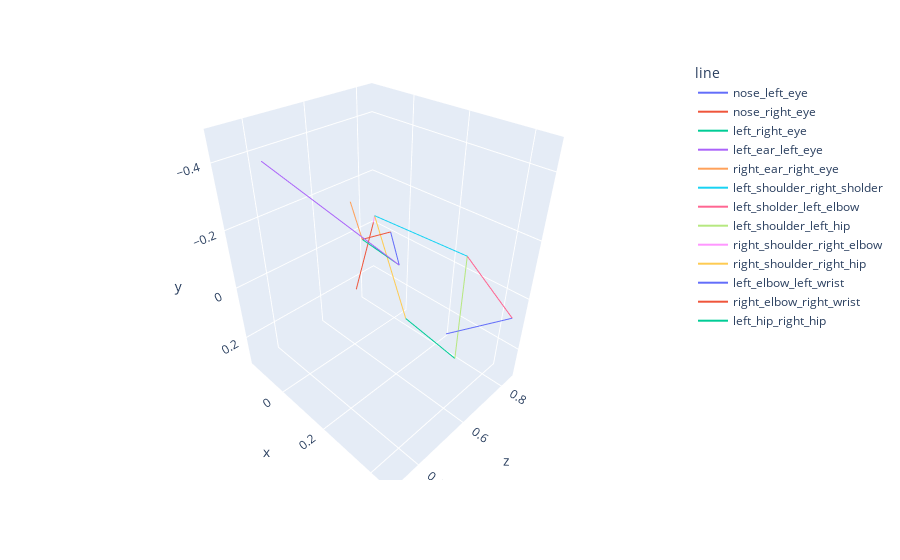

Here is the notebook cell this chart was saved with:
### Code cell
model = trainer.model.to(device)
model.eval()
estimated_pose = model(torch.flatten(torch.tensor(sample[0])).unsqueeze(0).float().to(device), 0)
estimated_pose_df = pd.DataFrame(
    generate_connection_line(
        estimated_pose[0].cpu().reshape([-1, 3]).detach().numpy(),
        # np.argwhere(valid_keypoints).reshape(-1)
    )
)
visualize_pose(estimated_pose_df)

### Figure 1 — Plotly figure (JSON) as saved in the notebook; plotly's stock layout.template omitted (floating-point values rounded to 4 significant figures)
{"data": [{"hovertemplate": "line=nose_left_eye<br>z=%{x}<br>x=%{y}<br>y=%{z}<extra></extra>", "legendgroup": "nose_left_eye", "line": {"color": "#636efa", "dash": "solid"}, "marker": {"symbol": "circle"}, "mode": "lines", "name": "nose_left_eye", "scene": "scene", "showlegend": true, "type": "scatter3d", "x": [0.5063, 0.4843], "y": [0.2559, 0.3071], "z": [-0.2878, -0.2259]}, {"hovertemplate": "line=nose_right_eye<br>z=%{x}<br>x=%{y}<br>y=%{z}<extra></extra>", "legendgroup": "nose_right_eye", "line": {"color": "#EF553B", "dash": "solid"}, "marker": {"symbol": "circle"}, "mode": "lines", "name": "nose_right_eye", "scene": "scene", "showlegend": true, "type": "scatter3d", "x": [0.5063, 0.4812], "y": [0.2559, 0.181], "z": [-0.2878, -0.2448]}, {"hovertemplate": "line=left_right_eye<br>z=%{x}<br>x=%{y}<br>y=%{z}<extra></extra>", "legendgroup": "left_right_eye", "line": {"color": "#00cc96", "dash": "solid"}, "marker": {"symbol": "circle"}, "mode": "lines", "name": "left_right_eye", "scene": "scene", "showlegend": true, "type": "scatter3d", "x": [0.4843, 0.4812], "y": [0.3071, 0.181], "z": [-0.2259, -0.2448]}, {"hovertemplate": "line=left_ear_left_eye<br>z=%{x}<br>x=%{y}<br>y=%{z}<extra></extra>", "legendgroup": "left_ear_left_eye", "line": {"color": "#ab63fa", "dash": "solid"}, "marker": {"symbol": "circle"}, "mode": "lines", "name": "left_ear_left_eye", "scene": "scene", "showlegend": true, "type": "scatter3d", "x": [0.4843, 0.3085], "y": [0.3071, 0.04023], "z": [-0.2259, -0.4651]}, {"hovertemplate": "line=right_ear_right_eye<br>z=%{x}<br>x=%{y}<br>y=%{z}<extra></extra>", "legendgroup": "right_ear_right_eye", "line": {"color": "#FFA15A", "dash": "solid"}, "marker": {"symbol": "circle"}, "mode": "lines", "name": "right_ear_right_eye", "scene": "scene", "showlegend": true, "type": "scatter3d", "x": [0.4812, 0.4876], "y": [0.181, 0.1331], "z": [-0.2448, -0.3315]}, {"hovertemplate": "line=left_shoulder_right_sholder<br>z=%{x}<br>x=%{y}<br>y=%{z}<extra></extra>", "legendgroup": "left_shoulder_right_sholder", "line": {"color": "#19d3f3", "dash": "solid"}, "marker": {"symbol": "circle"}, "mode": "lines", "name": "left_shoulder_right_sholder", "scene": "scene", "showlegend": true, "type": "scatter3d", "x": [0.7101, 0.6617], "y": [0.3481, 0.04087], "z": [-0.1645, -0.1869]}, {"hovertemplate": "line=left_sholder_left_elbow<br>z=%{x}<br>x=%{y}<br>y=%{z}<extra></extra>", "legendgroup": "left_sholder_left_elbow", "line": {"color": "#FF6692", "dash": "solid"}, "marker": {"symbol": "circle"}, "mode": "lines", "name": "left_sholder_left_elbow", "scene": "scene", "showlegend": true, "type": "scatter3d", "x": [0.7101, 0.8227], "y": [0.3481, 0.4551], "z": [-0.1645, 0.05812]}, {"hovertemplate": "line=left_shoulder_left_hip<br>z=%{x}<br>x=%{y}<br>y=%{z}<extra></extra>", "legendgroup": "left_shoulder_left_hip", "line": {"color": "#B6E880", "dash": "solid"}, "marker": {"symbol": "circle"}, "mode": "lines", "name": "left_shoulder_left_hip", "scene": "scene", "showlegend": true, "type": "scatter3d", "x": [0.7101, 0.7684], "y": [0.3481, 0.3085], "z": [-0.1645, 0.2898]}, {"hovertemplate": "line=right_shoulder_right_elbow<br>z=%{x}<br>x=%{y}<br>y=%{z}<extra></extra>", "legendgroup": "right_shoulder_right_elbow", "line": {"color": "#FF97FF", "dash": "solid"}, "marker": {"symbol": "circle"}, "mode": "lines", "name": "right_shoulder_right_elbow", "scene": "scene", "showlegend": true, "type": "scatter3d", "x": [0.6617, 0.848], "y": [0.04087, -0.1566], "z": [-0.1869, -0.007754]}, {"hovertemplate": "line=right_shoulder_right_hip<br>z=%{x}<br>x=%{y}<br>y=%{z}<extra></extra>", "legendgroup": "right_shoulder_right_hip", "line": {"color": "#FECB52", "dash": "solid"}, "marker": {"symbol": "circle"}, "mode": "lines", "name": "right_shoulder_right_hip", "scene": "scene", "showlegend": true, "type": "scatter3d", "x": [0.6617, 0.8057], "y": [0.04087, 0.05263], "z": [-0.1869, 0.2941]}, {"hovertemplate": "line=left_elbow_left_wrist<br>z=%{x}<br>x=%{y}<br>y=%{z}<extra></extra>", "legendgroup": "left_elbow_left_wrist", "line": {"color": "#636efa", "dash": "solid"}, "marker": {"symbol": "circle"}, "mode": "lines", "name": "left_elbow_left_wrist", "scene": "scene", "showlegend": true, "type": "scatter3d", "x": [0.8227, 0.6561], "y": [0.4551, 0.3425], "z": [0.05812, 0.08559]}, {"hovertemplate": "line=right_elbow_right_wrist<br>z=%{x}<br>x=%{y}<br>y=%{z}<extra></extra>", "legendgroup": "right_elbow_right_wrist", "line": {"color": "#EF553B", "dash": "solid"}, "marker": {"symbol": "circle"}, "mode": "lines", "name": "right_elbow_right_wrist", "scene": "scene", "showlegend": true, "type": "scatter3d", "x": [0.848, 0.6589], "y": [-0.1566, -0.04892], "z": [-0.007754, 0.1351]}, {"hovertemplate": "line=left_hip_right_hip<br>z=%{x}<br>x=%{y}<br>y=%{z}<extra></extra>", "legendgroup": "left_hip_right_hip", "line": {"color": "#00cc96", "dash": "solid"}, "marker": {"symbol": "circle"}, "mode": "lines", "name": "left_hip_right_hip", "scene": "scene", "showlegend": true, "type": "scatter3d", "x": [0.7684, 0.8057], "y": [0.3085, 0.05263], "z": [0.2898, 0.2941]}], "layout": {"legend": {"title": {"text": "line"}, "tracegroupgap": 0}, "margin": {"t": 60}, "scene": {"domain": {"x": [0, 1], "y": [0, 1]}, "xaxis": {"autorange": "reversed", "title": {"text": "z"}}, "yaxis": {"title": {"text": "x"}}, "zaxis": {"autorange": "reversed", "title": {"text": "y"}}}}}
